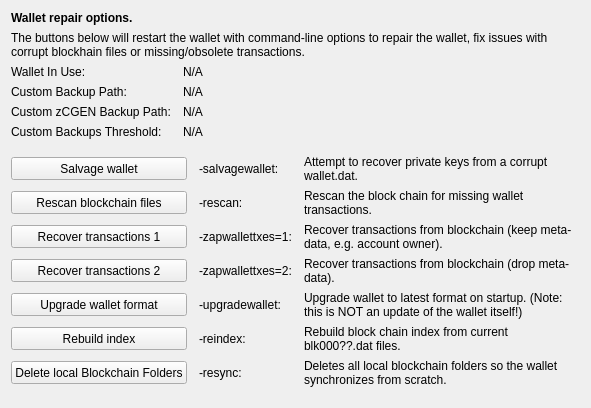
     <widget class="QWidget" name="tab_repair">
      <attribute name="title">
       <string>&amp;Wallet Repair</string>
      </attribute>
      <layout class="QGridLayout" name="gridLayout_4" columnstretch="0,0,0,0">
       <property name="horizontalSpacing">
        <number>12</number>
       </property>
       <item row="0" column="0" colspan="4">
        <widget class="QLabel" name="label_repair_header">
         <property name="font">
          <font>
           <weight>75</weight>
           <bold>true</bold>
          </font>
         </property>
         <property name="text">
          <string>Wallet repair options.</string>
         </property>
        </widget>
       </item>
       <item row="1" column="0" colspan="4">
        <widget class="QLabel" name="label_repair_helptext">
         <property name="font">
          <font>
           <weight>50</weight>
           <bold>false</bold>
          </font>
         </property>
         <property name="text">
          <string>The buttons below will restart the wallet with command-line options to repair the wallet, fix issues with corrupt blockhain files or missing/obsolete transactions.</string>
         </property>
         <property name="wordWrap">
          <bool>true</bool>
         </property>
        </widget>
       </item>
       <item row="2" column="0">
        <widget class="QLabel" name="wallet_path_label">
         <property name="text">
          <string>Wallet In Use:</string>
         </property>
        </widget>
       </item>
       <item row="2" column="1" colspan="3">
        <widget class="QLabel" name="wallet_path">
         <property name="cursor">
          <cursorShape>IBeamCursor</cursorShape>
         </property>
         <property name="text">
          <string>N/A</string>
         </property>
         <property name="textFormat">
          <enum>Qt::PlainText</enum>
         </property>
         <property name="textInteractionFlags">
          <set>Qt::LinksAccessibleByMouse|Qt::TextSelectableByKeyboard|Qt::TextSelectableByMouse</set>
         </property>
        </widget>
       </item>
       <item row="3" column="0">
        <widget class="QLabel" name="wallet_custombackuppath_label">
         <property name="text">
          <string>Custom Backup Path:</string>
         </property>
         <property name="visible">
          <bool>false</bool>
         </property>
        </widget>
       </item>
       <item row="3" column="1" colspan="3">
        <widget class="QLabel" name="wallet_custombackuppath">
         <property name="cursor">
          <cursorShape>IBeamCursor</cursorShape>
         </property>
         <property name="text">
          <string>N/A</string>
         </property>
         <property name="textFormat">
          <enum>Qt::PlainText</enum>
         </property>
         <property name="textInteractionFlags">
          <set>Qt::LinksAccessibleByMouse|Qt::TextSelectableByKeyboard|Qt::TextSelectableByMouse</set>
         </property>
         <property name="visible">
          <bool>false</bool>
         </property>
        </widget>
       </item>
       <item row="4" column="0">
        <widget class="QLabel" name="wallet_customzpivbackuppath_label">
         <property name="text">
          <string>Custom zCGEN Backup Path:</string>
         </property>
         <property name="visible">
          <bool>false</bool>
         </property>
        </widget>
       </item>
       <item row="4" column="1" colspan="3">
        <widget class="QLabel" name="wallet_customzpivbackuppath">
         <property name="cursor">
          <cursorShape>IBeamCursor</cursorShape>
         </property>
         <property name="text">
          <string>N/A</string>
         </property>
         <property name="textFormat">
          <enum>Qt::PlainText</enum>
         </property>
         <property name="textInteractionFlags">
          <set>Qt::LinksAccessibleByMouse|Qt::TextSelectableByKeyboard|Qt::TextSelectableByMouse</set>
         </property>
         <property name="visible">
          <bool>false</bool>
         </property>
        </widget>
       </item>
       <item row="5" column="0">
        <widget class="QLabel" name="wallet_custombackupthreshold_label">
         <property name="text">
          <string>Custom Backups Threshold:</string>
         </property>
         <property name="visible">
          <bool>false</bool>
         </property>
        </widget>
       </item>
       <item row="5" column="1" colspan="3">
        <widget class="QLabel" name="wallet_custombackupthreshold">
         <property name="cursor">
          <cursorShape>IBeamCursor</cursorShape>
         </property>
         <property name="text">
          <string>N/A</string>
         </property>
         <property name="textFormat">
          <enum>Qt::PlainText</enum>
         </property>
         <property name="textInteractionFlags">
          <set>Qt::LinksAccessibleByMouse|Qt::TextSelectableByKeyboard|Qt::TextSelectableByMouse</set>
         </property>
         <property name="visible">
          <bool>false</bool>
         </property>
        </widget>
       </item>
       <item row="6" column="0">
        <spacer name="verticalSpacer_repair1">
         <property name="orientation">
          <enum>Qt::Vertical</enum>
         </property>
         <property name="sizeHint" stdset="0">
          <size>
           <width>10</width>
           <height>10</height>
          </size>
         </property>
        </spacer>
       </item>
       <item row="7" column="0" colspan="2">
        <widget class="QPushButton" name="btn_salvagewallet">
         <property name="minimumSize">
          <size>
           <width>100</width>
           <height>23</height>
          </size>
         </property>
         <property name="text">
          <string>Salvage wallet</string>
         </property>
        </widget>
       </item>
       <item row="7" column="2">
        <widget class="QLabel" name="label_repair_salvage_command">
         <property name="text">
          <string notr="true">-salvagewallet:</string>
         </property>
        </widget>
       </item>
       <item row="7" column="3">
        <widget class="QLabel" name="label_repair_salvage">
         <property name="text">
          <string>Attempt to recover private keys from a corrupt wallet.dat.</string>
         </property>
         <property name="wordWrap">
          <bool>true</bool>
         </property>
        </widget>
       </item>
       <item row="8" column="0" colspan="2">
        <widget class="QPushButton" name="btn_rescan">
         <property name="minimumSize">
          <size>
           <width>100</width>
           <height>23</height>
          </size>
         </property>
         <property name="text">
          <string>Rescan blockchain files</string>
         </property>
        </widget>
       </item>
       <item row="8" column="2">
        <widget class="QLabel" name="label_repair_rescan_command">
         <property name="text">
          <string notr="true">-rescan:</string>
         </property>
        </widget>
       </item>
       <item row="8" column="3">
        <widget class="QLabel" name="label_repair_rescan">
         <property name="text">
          <string>Rescan the block chain for missing wallet transactions.</string>
         </property>
         <property name="wordWrap">
          <bool>true</bool>
         </property>
        </widget>
       </item>
       <item row="9" column="0" colspan="2">
        <widget class="QPushButton" name="btn_zapwallettxes1">
         <property name="minimumSize">
          <size>
           <width>100</width>
           <height>23</height>
          </size>
         </property>
         <property name="text">
          <string>Recover transactions 1</string>
         </property>
        </widget>
       </item>
       <item row="9" column="2">
        <widget class="QLabel" name="label_repair_zap1_command">
         <property name="text">
          <string notr="true">-zapwallettxes=1:</string>
         </property>
        </widget>
       </item>
       <item row="9" column="3">
        <widget class="QLabel" name="label_repair_zap1">
         <property name="text">
          <string>Recover transactions from blockchain (keep meta-data, e.g. account owner).</string>
         </property>
         <property name="wordWrap">
          <bool>true</bool>
         </property>
        </widget>
       </item>
       <item row="10" column="0" colspan="2">
        <widget class="QPushButton" name="btn_zapwallettxes2">
         <property name="minimumSize">
          <size>
           <width>100</width>
           <height>23</height>
          </size>
         </property>
         <property name="text">
          <string>Recover transactions 2</string>
         </property>
        </widget>
       </item>
       <item row="10" column="2">
        <widget class="QLabel" name="label_repair_zap2_command">
         <property name="text">
          <string notr="true">-zapwallettxes=2:</string>
         </property>
        </widget>
       </item>
       <item row="10" column="3">
        <widget class="QLabel" name="label_repair_zap2">
         <property name="text">
          <string>Recover transactions from blockchain (drop meta-data).</string>
         </property>
         <property name="wordWrap">
          <bool>true</bool>
         </property>
        </widget>
       </item>
       <item row="11" column="0" colspan="2">
        <widget class="QPushButton" name="btn_upgradewallet">
         <property name="minimumSize">
          <size>
           <width>100</width>
           <height>23</height>
          </size>
         </property>
         <property name="text">
          <string>Upgrade wallet format</string>
         </property>
        </widget>
       </item>
       <item row="11" column="2">
        <widget class="QLabel" name="label_repair_upgrade_command">
         <property name="text">
          <string notr="true">-upgradewallet:</string>
         </property>
        </widget>
       </item>
       <item row="11" column="3">
        <widget class="QLabel" name="label_repair_upgrade">
         <property name="text">
          <string>Upgrade wallet to latest format on startup. (Note: this is NOT an update of the wallet itself!)</string>
         </property>
         <property name="wordWrap">
          <bool>true</bool>
         </property>
        </widget>
       </item>
       <item row="12" column="0" colspan="2">
        <widget class="QPushButton" name="btn_reindex">
         <property name="minimumSize">
          <size>
           <width>100</width>
           <height>23</height>
          </size>
         </property>
         <property name="text">
          <string>Rebuild index</string>
         </property>
        </widget>
       </item>
       <item row="12" column="2">
        <widget class="QLabel" name="label_repair_reindex_command">
         <property name="text">
          <string notr="true">-reindex:</string>
         </property>
        </widget>
       </item>
       <item row="12" column="3">
        <widget class="QLabel" name="label_repair_reindex">
         <property name="text">
          <string>Rebuild block chain index from current blk000??.dat files.</string>
         </property>
         <property name="wordWrap">
          <bool>true</bool>
         </property>
        </widget>
       </item>
       <item row="13" column="0" colspan="2">
        <widget class="QPushButton" name="btn_resync">
         <property name="minimumSize">
          <size>
           <width>100</width>
           <height>23</height>
          </size>
         </property>
         <property name="text">
          <string>Delete local Blockchain Folders</string>
         </property>
        </widget>
       </item>
       <item row="13" column="2">
        <widget class="QLabel" name="label_repair_resync_command">
         <property name="text">
          <string>-resync:</string>
         </property>
        </widget>
       </item>
       <item row="13" column="3">
        <widget class="QLabel" name="label_repair_resync">
         <property name="text">
          <string>Deletes all local blockchain folders so the wallet synchronizes from scratch.</string>
         </property>
         <property name="wordWrap">
          <bool>true</bool>
         </property>
        </widget>
       </item>
       <item row="14" column="0">
        <spacer name="verticalSpacer_repair2">
         <property name="orientation">
          <enum>Qt::Vertical</enum>
         </property>
         <property name="sizeHint" stdset="0">
          <size>
           <width>20</width>
           <height>10</height>
          </size>
         </property>
        </spacer>
       </item>
      </layout>
     </widget>
